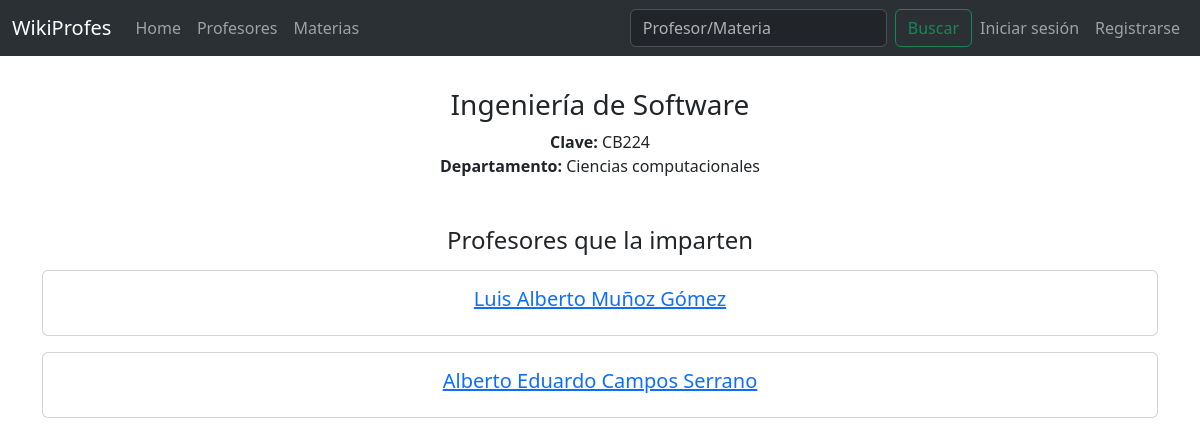
Screenshot of /materia/1 with the database file from the repository.
### materia/models.py (models this page shows, shortened)
class Materia(models.Model):
    clave = models.CharField(max_length=10)
    nombre = models.CharField(max_length=80)
    departamento = models.CharField(max_length=50)
    profesores = models.ManyToManyField(Profesor, through='publicacion.Publicacion')
    usuarios = models.ManyToManyField(User, through='publicacion.Publicacion')

### profesor/models.py (models this page shows, shortened)
class Profesor(models.Model):
    nombre = models.CharField(max_length=80)
    usuarios = models.ManyToManyField(User, through='publicacion.Publicacion')

### publicacion/views.py (the view)
# urls.py: path('materia/<int:materia_id>', views.MateriaView.as_view(), name='materia'),
class MateriaView(generic.ListView):
    template_name = 'materia/materiaDetalles.html'
    context_object_name = 'publicacion_list'
    def get_queryset(self):
        publicaciones = Publicacion.objects.filter(materia_id=self.kwargs['materia_id'])
        return publicaciones
    def get_context_data(self, **kwargs):
        context = super().get_context_data(**kwargs)
        publicaciones = self.get_queryset()
        profesores_unicos = (
            publicaciones.values('profesor_id', 'profesor__nombre')
            .distinct()
        )
        context['profesores_unicos'] = profesores_unicos
        context['materia'] = Materia.objects.get(id=self.kwargs['materia_id'])
        return context

### templates/materia/materiaDetalles.html (shortened to what this page needs)
{% extends "base.html" %}
{% block content %}
{% if materia_list %}
    <div style="text-align: center; margin-top: 2rem;">
        <h3>{{ materia_list.0.nombre }}</h3>
        <a><strong>Clave:</strong> {{ materia_list.0.clave }}</a> <br />
        <a><strong>Departamento:</strong> {{ materia_list.0.departamento }}</a>
    </div>
    <div style="margin-top: 3rem;">
        <h4 style="text-align: center;"> Aún no hay profesores que imparten esta materia 😿</h4>
    </div>
{% else %}
    <div style="text-align: center; margin-top: 2rem;">
        <h3>{{ materia.nombre }}</h3>
        <a><strong>Clave:</strong> {{ materia.clave }}</a> <br />
        <a><strong>Departamento:</strong> {{ materia.departamento }}</a>
    </div>
    <div style="margin-top: 3rem;">
        <h4 style="text-align: center;"> Profesores que la imparten</h4>
        {% for profesor in profesores_unicos %}
        <section>
            <div class="container" style="margin-top: 1rem;">
                <div class="card text-center">
                    <div class="card-body">
                        <h5 class="card-title">
                            <a href="{% url 'publicacion:profesor' profesor.profesor_id %}">
                                {{ profesor.profesor__nombre }}
                            </a>
                        </h5>
                    </div>
                </div>
            </div>
        </section>
        {% endfor %}
    </div>
{% endif %}
{% endblock content %}

### rows the page displays
Materia: nombre "Ingeniería de Software", clave "CB224", departamento "Ciencias computacionales"
Profesor: profesor__nombre "Luis Alberto Muñoz Gómez"
Profesor: profesor__nombre "Alberto Eduardo Campos Serrano"
